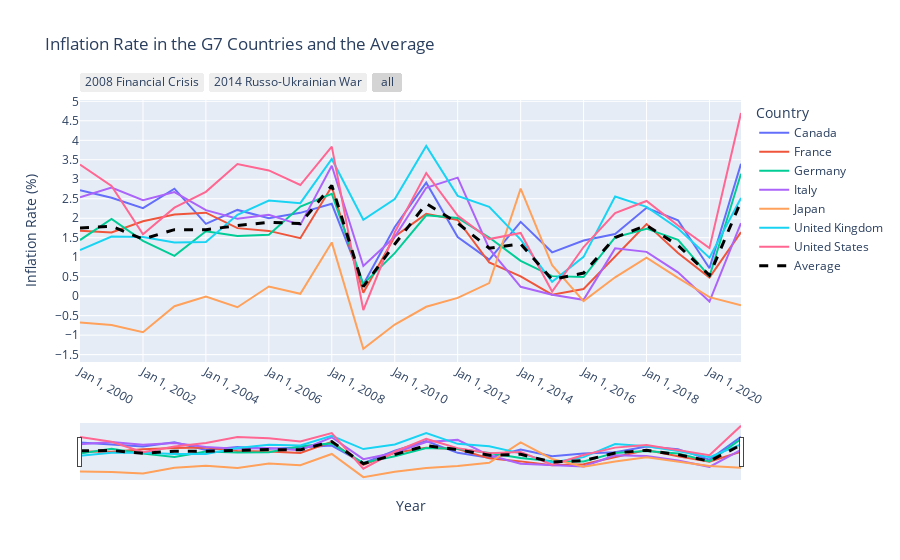

Notebook source saved alongside this figure:
### Code cell
# create a line plot with the G7 countries and the average
fig = px.line(df1, title='Inflation Rate in the G7 Countries and the Average')

# fix the layout
fig.update_layout(
    xaxis_title='Year',
    yaxis_title='Inflation Rate (%)',
    legend_title='Country'
)

# call my custom function
ez_interact(fig)

fig.show()

### Figure 1 — Plotly figure (JSON) as saved in the notebook; plotly's stock layout.template omitted (floating-point values rounded to 4 significant figures)
{"data": [{"hovertemplate": "country=Canada<br>year=%{x}<br>value=%{y}<extra></extra>", "legendgroup": "Canada", "line": {"color": "#636efa", "dash": "solid", "width": 2}, "marker": {"symbol": "circle"}, "mode": "lines", "name": "Canada", "orientation": "v", "showlegend": true, "type": "scatter", "x": ["2000", "2001", "2002", "2003", "2004", "2005", "2006", "2007", "2008", "2009", "2010", "2011", "2012", "2013", "2014", "2015", "2016", "2017", "2018", "2019", "2020", "2021"], "xaxis": "x", "y": [2.719, 2.525, 2.258, 2.759, 1.857, 2.214, 2.002, 2.138, 2.37, 0.2995, 1.777, 2.912, 1.516, 0.9383, 1.907, 1.125, 1.429, 1.597, 2.268, 1.949, 0.717, 3.395], "yaxis": "y"}, {"hovertemplate": "country=France<br>year=%{x}<br>value=%{y}<extra></extra>", "legendgroup": "France", "line": {"color": "#EF553B", "dash": "solid", "width": 2}, "marker": {"symbol": "circle"}, "mode": "lines", "name": "France", "orientation": "v", "showlegend": true, "type": "scatter", "x": ["2000", "2001", "2002", "2003", "2004", "2005", "2006", "2007", "2008", "2009", "2010", "2011", "2012", "2013", "2014", "2015", "2016", "2017", "2018", "2019", "2020", "2021"], "xaxis": "x", "y": [1.676, 1.635, 1.923, 2.098, 2.142, 1.746, 1.675, 1.488, 2.813, 0.08762, 1.531, 2.112, 1.954, 0.8637, 0.5078, 0.03751, 0.1833, 1.032, 1.851, 1.108, 0.4765, 1.642], "yaxis": "y"}, {"hovertemplate": "country=Germany<br>year=%{x}<br>value=%{y}<extra></extra>", "legendgroup": "Germany", "line": {"color": "#00cc96", "dash": "solid", "width": 2}, "marker": {"symbol": "circle"}, "mode": "lines", "name": "Germany", "orientation": "v", "showlegend": true, "type": "scatter", "x": ["2000", "2001", "2002", "2003", "2004", "2005", "2006", "2007", "2008", "2009", "2010", "2011", "2012", "2013", "2014", "2015", "2016", "2017", "2018", "2019", "2020", "2021"], "xaxis": "x", "y": [1.44, 1.984, 1.421, 1.034, 1.666, 1.547, 1.577, 2.298, 2.628, 0.3127, 1.104, 2.075, 2.008, 1.505, 0.9068, 0.5144, 0.4917, 1.509, 1.732, 1.446, 0.5067, 3.143], "yaxis": "y"}, {"hovertemplate": "country=Italy<br>year=%{x}<br>value=%{y}<extra></extra>", "legendgroup": "Italy", "line": {"color": "#ab63fa", "dash": "solid", "width": 2}, "marker": {"symbol": "circle"}, "mode": "lines", "name": "Italy", "orientation": "v", "showlegend": true, "type": "scatter", "x": ["2000", "2001", "2002", "2003", "2004", "2005", "2006", "2007", "2008", "2009", "2010", "2011", "2012", "2013", "2014", "2015", "2016", "2017", "2018", "2019", "2020", "2021"], "xaxis": "x", "y": [2.538, 2.785, 2.465, 2.673, 2.207, 1.985, 2.091, 1.83, 3.348, 0.7748, 1.526, 2.781, 3.041, 1.22, 0.241, 0.03879, -0.09402, 1.227, 1.137, 0.6112, -0.1377, 1.874], "yaxis": "y"}, {"hovertemplate": "country=Japan<br>year=%{x}<br>value=%{y}<extra></extra>", "legendgroup": "Japan", "line": {"color": "#FFA15A", "dash": "solid", "width": 2}, "marker": {"symbol": "circle"}, "mode": "lines", "name": "Japan", "orientation": "v", "showlegend": true, "type": "scatter", "x": ["2000", "2001", "2002", "2003", "2004", "2005", "2006", "2007", "2008", "2009", "2010", "2011", "2012", "2013", "2014", "2015", "2016", "2017", "2018", "2019", "2020", "2021"], "xaxis": "x", "y": [-0.6766, -0.7401, -0.9235, -0.2565, -0.008573, -0.2829, 0.2494, 0.06004, 1.38, -1.353, -0.7282, -0.2725, -0.04406, 0.335, 2.759, 0.7953, -0.1273, 0.4842, 0.9891, 0.4688, -0.025, -0.2334], "yaxis": "y"}, {"hovertemplate": "country=United Kingdom<br>year=%{x}<br>value=%{y}<extra></extra>", "legendgroup": "United Kingdom", "line": {"color": "#19d3f3", "dash": "solid", "width": 2}, "marker": {"symbol": "circle"}, "mode": "lines", "name": "United Kingdom", "orientation": "v", "showlegend": true, "type": "scatter", "x": ["2000", "2001", "2002", "2003", "2004", "2005", "2006", "2007", "2008", "2009", "2010", "2011", "2012", "2013", "2014", "2015", "2016", "2017", "2018", "2019", "2020", "2021"], "xaxis": "x", "y": [1.183, 1.532, 1.52, 1.377, 1.39, 2.089, 2.456, 2.387, 3.521, 1.962, 2.493, 3.856, 2.573, 2.292, 1.451, 0.368, 1.008, 2.558, 2.293, 1.738, 0.9895, 2.518], "yaxis": "y"}, {"hovertemplate": "country=United States<br>year=%{x}<br>value=%{y}<extra></extra>", "legendgroup": "United States", "line": {"color": "#FF6692", "dash": "solid", "width": 2}, "marker": {"symbol": "circle"}, "mode": "lines", "name": "United States", "orientation": "v", "showlegend": true, "type": "scatter", "x": ["2000", "2001", "2002", "2003", "2004", "2005", "2006", "2007", "2008", "2009", "2010", "2011", "2012", "2013", "2014", "2015", "2016", "2017", "2018", "2019", "2020", "2021"], "xaxis": "x", "y": [3.377, 2.826, 1.586, 2.27, 2.677, 3.393, 3.226, 2.853, 3.839, -0.3555, 1.64, 3.157, 2.069, 1.465, 1.622, 0.1186, 1.262, 2.13, 2.443, 1.812, 1.234, 4.698], "yaxis": "y"}, {"hovertemplate": "country=Average<br>year=%{x}<br>value=%{y}<extra></extra>", "legendgroup": "Average", "line": {"color": "black", "dash": "dash", "width": 3}, "marker": {"symbol": "circle"}, "mode": "lines", "name": "Average", "orientation": "v", "showlegend": true, "type": "scatter", "x": ["2000", "2001", "2002", "2003", "2004", "2005", "2006", "2007", "2008", "2009", "2010", "2011", "2012", "2013", "2014", "2015", "2016", "2017", "2018", "2019", "2020", "2021"], "xaxis": "x", "y": [1.751, 1.792, 1.464, 1.708, 1.704, 1.813, 1.897, 1.865, 2.843, 0.2468, 1.335, 2.374, 1.874, 1.231, 1.342, 0.4283, 0.5932, 1.505, 1.816, 1.305, 0.5372, 2.434], "yaxis": "y"}], "layout": {"legend": {"title": {"text": "Country"}, "tracegroupgap": 0}, "title": {"text": "Inflation Rate in the G7 Countries and the Average"}, "xaxis": {"anchor": "y", "domain": [0, 1], "rangeselector": {"buttons": [{"count": 13, "label": "2008 Financial Crisis", "step": "year", "stepmode": "backward"}, {"count": 7, "label": "2014 Russo-Ukrainian War", "step": "year", "stepmode": "backward"}, {"step": "all"}]}, "rangeslider": {"visible": true}, "tickvals": ["2000", "2002", "2004", "2006", "2008", "2010", "2012", "2014", "2016", "2018", "2020"], "title": {"text": "Year"}, "type": "date"}, "yaxis": {"anchor": "x", "domain": [0, 1], "nticks": 20, "title": {"text": "Inflation Rate (%)"}}}}
